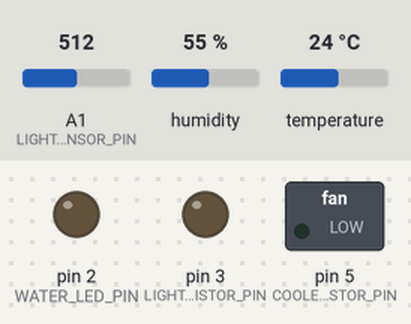
This sketch was run on a simulated Arduino Uno, built with avr-gcc and run on an emulated ATmega328P. Shown: switched loads named in the sketch (green lamp = pin HIGH), output pins drawn as LEDs (lit = HIGH). Inputs (shaded band) come from the test bench; at power-on: humidity 55 %, A1 (LIGHT_SENSOR_PIN) = 512, temperature 24 °C.

Above: at 1.2 s.
1.3 s: humidity set to 22 %
6.5 s: humidity set to 19 %
At 10.9 s:
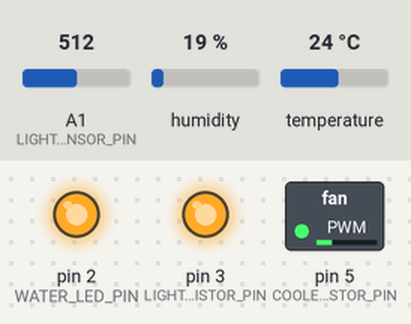
13.2 s: humidity set to 40 %
At 16.7 s:
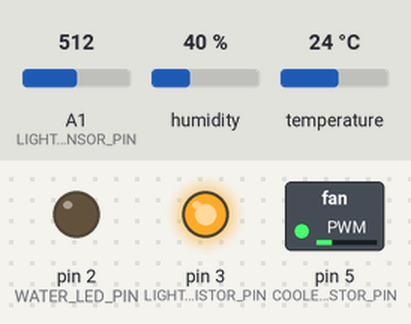
Timing chart, 0 to 18.0 s (numbered marks = the images above; inputs shaded):
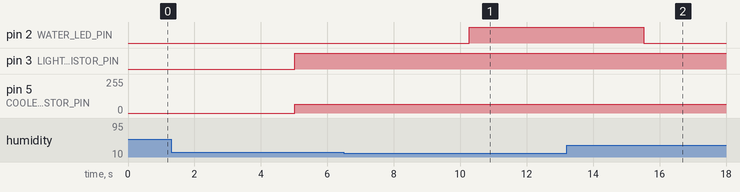

Measured:
- the behaviour switches between 21 and 20 % on humidity (found by bisection; images 0 and 1)
- after the input at 6.5 s, pin 2 (WATER_LED_PIN): LOW → HIGH after 3.8 s
- after the input at 13.2 s, pin 2 (WATER_LED_PIN): HIGH → LOW after 2.3 s

The sketch:

cultibot_fisico.ino
```cpp
// Habilitacion de debug para la impresion por el puerto serial ...
//----------------------------------------------
#define SERIAL_DEBUG_ENABLED 0

#if SERIAL_DEBUG_ENABLED
#define DebugPrint(str)      \
    {                        \
        Serial.println(str); \
    }
#else
#define DebugPrint(str)
#endif

#define DebugPrintEstado(state, event)                              \
    {                                                               \
        String est = state;                                         \
        String evt = event;                                         \
        String str;                                                 \
        str = "STATE-> [" + est + "]: " + "EVENT-> [" + evt + "]."; \
        DebugPrint(str);                                            \
    }
//----------------------------------------------

// <-------------------------LIBRERIAS------------------------->

#include <DHT.h>            // Manejo de sensor de humedad y temperatura
#include <SoftwareSerial.h> // Comunicacion serial con modulo Blueetoth

// <-------------------------CONSTANTES------------------------->

/********************************** SENSORES **********************************/
//#define TEMPERATURE_SENSOR_PIN A2
//#define HUMIDITY_SENSOR_PIN A2
#define DHT11_PIN 7 // Temperatura y humedad
#define LIGHT_SENSOR_PIN A1

#define DHTTYPE DHT11 // Indico tipo de sensor DHT usado

/********************************* ACTUADORES *********************************/
#define WATER_LED_PIN 2
#define COOLER_TRANSISTOR_PIN 5
#define LIGHTBULB_TRANSISTOR_PIN 3

/***************************** UMBRALES GENERALES *****************************/
#define MIN_VALUE 0
#define MAX_VALUE 100

#define LIGHT_MIN_VALUE 0
#define LIGHT_MAX_VALUE 420

#define LIGHTBULB_MIN_VALUE 0
#define LIGHTBULB_MAX_VALUE 255

#define COOLER_OFF 0
#define COOLER_25 64
#define COOLER_50 128
#define COOLER_75 192
#define COOLER_100 255

/*************************** UMBRALES PARTICULARES ****************************/
#define CRITIC_HIGH_TEMP_100 100
#define CRITIC_HIGH_TEMP_75 100
#define CRITIC_HIGH_TEMP_50 100
#define CRITIC_HIGH_TEMP_25 5
#define CRITIC_LOW_TEMP 100

#define CRITIC_LOW_LIGHT 25

#define CRITIC_LOW_HUMIDITY 20

#define INITIAL_TEMP -1500
#define INITIAL_HUMIDITY -1500
#define INITIAL_LIGHT -1

/*************************** OTRAS CONSTANTES ****************************/
// TEMPORIZADOR
#define REGISTRO_TCCR1A 0b00000000
#define REGISTRO_TCCR1B 0b00001101
#define REGISTRO_OCR1A 3905.25   // Interrupcion cada 0.25 segundo
#define LIMIT_SOFTWARE_TEMP 20 // 20*0.25=5s

// MAQUINA DE ESTADOS
#define STATES 5
#define EVENTS 5

// COMUNICACION SERIAL
#define PIN_SERIAL_BLUETOOTH_RX 10
#define PIN_SERIAL_BLUETOOTH_TX 11
#define BAUDRATE 9600
#define BUFFER_SIZE 50

/******************** DECLARACION MAQUINA DE ESTADOS *********************/
enum enum_states
{
    INITIAL,
    IDLE,
    MONITORING,
    EVALUATING,
    ADECUATING
};
String states[] = {"INITIAL", "IDLE", "MONITORING", "EVALUATING", "ADECUATING"};

enum enum_events
{
    CONTINUE,
    MONITOR_NEEDED,
    MONITORED,
    EVALUATED,
    ADECUATED
};
String events[] = {"CONTINUE", "MONITOR_NEEDED", "MONITORED", "EVALUATED", "ADECUATED"};

void ini();
void check_if_monitor_is_needed();
bool is_valid_transition(int, int);
void finite_state_machine();
void init_();
void none();
void wait();
void monitor_plant();
void monitored_plant();
void adecuate();
void idle_again();
void error();

typedef void (*transition)();

transition transitions[STATES][EVENTS] = {
    {init_, error, error, error, error},          // state INITIAL
    {wait, monitor_plant, error, error, wait},    // state IDLE
    {none, error, monitored_plant, error, error}, // state MONITORING
    {none, error, error, adecuate, error},        // state EVALUATING
    {none, error, error, error, idle_again}       // state ADECUATING
                                                  // CONTINUE, MONITOR_NEEDED, MONITORED, EVALUATED, ADECUATED
};

typedef struct
{
    int type;
    int light;
    float temperature;
    float humidity;
    bool light_ok;
    bool temperature_ok;
    bool humidity_ok;
} struct_event;

int state;
struct_event event;

/******************** DECLARACIONES VARIAS *********************/

DHT dht(DHT11_PIN, DHTTYPE); // Inicializamos el sensor DHT11

// Inicializamos canal serial con el modulo bluetooth
SoftwareSerial BTserial(PIN_SERIAL_BLUETOOTH_RX, PIN_SERIAL_BLUETOOTH_TX);
char serial_msg = ' ';
char BLUETOOTH_REPORT_COMMAND = 'G';
char BLUETOOTH_WATER_COMMAND = 'P';

boolean waterSemaphore = false;

// Inicializacion variables para comparacion de lecturas
int prev_temp;
int prev_light;
int prev_humidity;

// Variables temporizador
int software_timer_counter = 0;
bool timeout;

/******************** FUNCIONES ARDUINO *********************/

void setup()
{
    // Inicializacion del sw
    ini();

    // Inicialización de los contadores para el timer por hw
    TCCR1A = REGISTRO_TCCR1A;
    TCCR1B = REGISTRO_TCCR1B;
    OCR1A = REGISTRO_OCR1A;
    TIMSK1 = bit(OCIE1A);
    sei();
}

void loop()
{
    if (BTserial.available())
    {
        serial_msg = BTserial.read();
        if ( serial_msg == BLUETOOTH_REPORT_COMMAND )
        {
            send_sensors_data_to_btserial();
        }
        else if ( serial_msg == BLUETOOTH_WATER_COMMAND )
        {
            // Si esta el semaforo prendido, significa que estoy regando desde Android
            waterSemaphore = !waterSemaphore;
            digitalWrite(WATER_LED_PIN, waterSemaphore ? HIGH : LOW );
        }

    }
    if (Serial.available())
    {
        serial_msg = Serial.read();
        Serial.write(serial_msg);
        BTserial.write(serial_msg);
    }
    serial_msg = ' ';
    Serial.flush();
    BTserial.flush();
    finite_state_machine();
}

ISR(TIMER1_COMPA_vect)
{
    if (software_timer_counter >= LIMIT_SOFTWARE_TEMP)
    {
        timeout = true;
        software_timer_counter = 0;
    }
    else
    {
        software_timer_counter++;
    }
}

// <-------------------------FUNCIONES SENSORES------------------------->

float read_temperature()
{
    // Lectura y cálculo para obtener la temperatura del ambiente
    float current_temperature = dht.readTemperature();

    // Reviso si todo esta ok al leer
    if (isnan(current_temperature))
    {
        DebugPrint("Error al obtener temperatura del DHT11");
        return prev_temp;
    }

    return current_temperature;
}

float read_humidity()
{
    // Lectura de la humedad del ambiente
    float current_humidity = dht.readHumidity();

    // Reviso si todo esta ok al leer
    if (isnan(current_humidity))
    {
        DebugPrint("Error al obtener humedad del DHT11");
        return prev_humidity;
    }

    return current_humidity;
}

int read_light(int sensor)
{
    // Realizamos un mapeo para tener el porcentaje de luz recibido
    int current_light = analogRead(sensor);

    // Reviso si todo esta ok al leer
    if (isnan(current_light))
    {
        DebugPrint("Error al obtener luz del DHT11");
        return prev_light;
    }

    return map(current_light, LIGHT_MIN_VALUE, LIGHT_MAX_VALUE, MIN_VALUE, MAX_VALUE);
}

bool check_temperature()
{
    // Falso si la temperatura esta en la region critica
    return event.temperature > CRITIC_LOW_TEMP && event.temperature < CRITIC_HIGH_TEMP_25;
}

bool check_light()
{
    // Falso si se tiene un nivel de luz bajo
    return event.light > CRITIC_LOW_LIGHT;
}

bool check_humidity()
{
    // Falso si se tiene un nivel de humedad bajo
    return event.humidity > CRITIC_LOW_HUMIDITY;
}

void turn_off_triggers()
{
    // Para indicar que se adecuo las condiciones ambientales
    event.type = ADECUATED;
    digitalWrite(LIGHTBULB_TRANSISTOR_PIN, LOW);
    digitalWrite(WATER_LED_PIN, LOW);
    analogWrite(COOLER_TRANSISTOR_PIN, COOLER_OFF);
}

void turn_on_triggers()
{
    if(!waterSemaphore)
    {
        if (!event.humidity_ok)
        {
            digitalWrite(WATER_LED_PIN, HIGH);
        }
        else
        {
            digitalWrite(WATER_LED_PIN, LOW);
        }
    }


    if (event.temperature > CRITIC_HIGH_TEMP_25)
    {
        int cooler_intensity = get_cooler_intensity(event.temperature);
        analogWrite(COOLER_TRANSISTOR_PIN, cooler_intensity);
    }
    else
    {
        analogWrite(COOLER_TRANSISTOR_PIN, COOLER_OFF);

        if (event.temperature < CRITIC_LOW_TEMP)
        {
            digitalWrite(LIGHTBULB_TRANSISTOR_PIN, HIGH);
        }
        else
        {
            digitalWrite(LIGHTBULB_TRANSISTOR_PIN, LOW);
        }
    }

    // Segun el estado de los sensores se apagan o se prenden
    if (!event.light_ok)
    {
        digitalWrite(LIGHTBULB_TRANSISTOR_PIN, HIGH);
    }
    else
    {
        // Solo apago la luz si NO la prendi por temperatura previamente
        int newVal = (event.temperature < CRITIC_LOW_TEMP) ? HIGH : LOW;
        digitalWrite(LIGHTBULB_TRANSISTOR_PIN, newVal);
    }

    // Para indicar que se adecuo las condiciones ambientales
    event.type = ADECUATED;
}

int get_cooler_intensity(int temperature)
{
    // Calculo de la intensidad del cooler
    if (temperature > CRITIC_HIGH_TEMP_100)
    {
        return COOLER_100;
    }
    if (temperature > CRITIC_HIGH_TEMP_75)
    {
        return COOLER_75;
    }
    if (temperature > CRITIC_HIGH_TEMP_50)
    {
        return COOLER_50;
    }

    return COOLER_25;
}

void send_sensors_data_to_btserial()
{
    char buffer[BUFFER_SIZE];

    String temperature = String((int)event.temperature);
    String light = String(event.light);
    String humidity = String((int)event.humidity);
    String SEPARATOR = ";";
    String END_OF_LINE = "#";

    String sensors = temperature + SEPARATOR + light + SEPARATOR + humidity + END_OF_LINE;

    if (SERIAL_DEBUG_ENABLED)
    {
        // Envio de datos a la serial BT
        temperature.toCharArray(buffer, BUFFER_SIZE);
        BTserial.println(buffer);
        BTserial.flush();
        delay(10);

        light.toCharArray(buffer, BUFFER_SIZE);
        BTserial.println(buffer);
        BTserial.flush();
        delay(10);

        humidity.toCharArray(buffer, BUFFER_SIZE);
        BTserial.println(buffer);
        BTserial.println(' ');
    }
    else
    {
        sensors.toCharArray(buffer, BUFFER_SIZE);

        BTserial.println(buffer);
        BTserial.flush();

    }
}

// <------------------------- MAQUINA DE ESTADOS ------------------------->

void ini()
{
    Serial.begin(BAUDRATE);
    BTserial.begin(BAUDRATE);
    // Inicializacion de los pines
    pinMode(LIGHT_SENSOR_PIN, INPUT);
    pinMode(DHT11_PIN, INPUT);
    pinMode(LIGHTBULB_TRANSISTOR_PIN, OUTPUT);
    pinMode(COOLER_TRANSISTOR_PIN, OUTPUT); // Pin como salida digital para PWM
    pinMode(WATER_LED_PIN, OUTPUT);
    dht.begin();
    // Inicializacion de variables en valores imposibles

    // Sensores toman valores imposibles como iniciales
    prev_temp = INITIAL_TEMP;
    prev_light = INITIAL_LIGHT;
    prev_humidity = INITIAL_HUMIDITY;

    timeout = false;
    state = INITIAL;
    event.type = CONTINUE;
}

void check_if_monitor_is_needed()
{
    // Solo para verificar si ocurrio la interrupcion.
    if (timeout)
    {
        timeout = false;
        event.type = MONITOR_NEEDED;
    }
    else
    {
        event.type = CONTINUE;
    }
}

bool is_valid_transition(int event, int state)
{
    return (event >= 0) && (event < EVENTS) && (state >= 0) && (state < STATES);
}

void finite_state_machine()
{
    if (!is_valid_transition(event.type, state))
    {
        DebugPrint("Error al transicionar de estados");
        return;
    }

    if (event.type != CONTINUE)
    {
        // DebugPrintEstado(states[event.type], events[state]);
    }
    transitions[state][event.type]();
}

void init_()
{
    state = IDLE;
}

void none()
{
}

void wait()
{
    check_if_monitor_is_needed();
}

void monitor_plant()
{
    check_if_monitor_is_needed();

    // Se dispara la lectura de los sensores
    state = MONITORING;

    event.light = read_light(LIGHT_SENSOR_PIN);
    event.temperature = read_temperature();
    event.humidity = read_humidity();
    DebugPrint(event.light);
    DebugPrint(event.temperature);
    DebugPrint(event.humidity);

    // Para indicar que se realizo el senseo
    event.type = MONITORED;
}

void monitored_plant()
{
    // Con este evento se dispara la verificacion de los valores obtenidos
    state = EVALUATING;

    event.light_ok = check_light();
    event.temperature_ok = check_temperature();
    event.humidity_ok = check_humidity();

    // Para indicar que se realizo la verificacion de datos
    event.type = EVALUATED;
}

void adecuate()
{
    state = ADECUATING;

    // Con este evento se dispara la actualizacion de los actuadores
    if (event.temperature_ok && event.light_ok && event.humidity_ok)
    {
        turn_off_triggers();
    }
    else
    {
        turn_on_triggers();
    }

//    send_sensors_data_to_btserial();
}

void idle_again()
{
    state = IDLE;
}

void error()
{
    DebugPrint("Ocurrio un error en la transicion de estados.")
}
```
